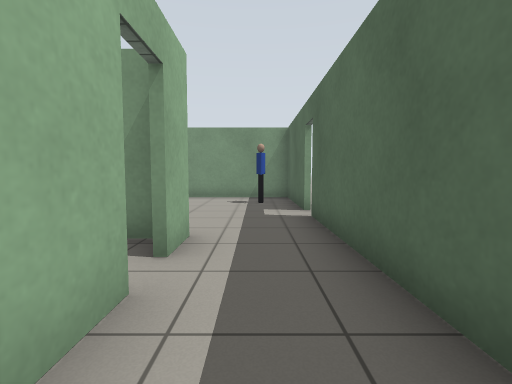
[1] (above)

24 first-person views from a walk through a Gazebo world. The camera is 0.9 m above the floor, tilts 4° down and sees 85° across. The floor is counted in squares, 1 m on a side. Each view is taken from the middle of a square. On the plan, view 1 faces up. The plan holds only what a view shows up to about 11 squares ahead; the rest is blank. Robots are left out. Gazebo's built-in surfaces are drawn with simple patterns. Some stock models are drawn as simple stand-ins.

[2]
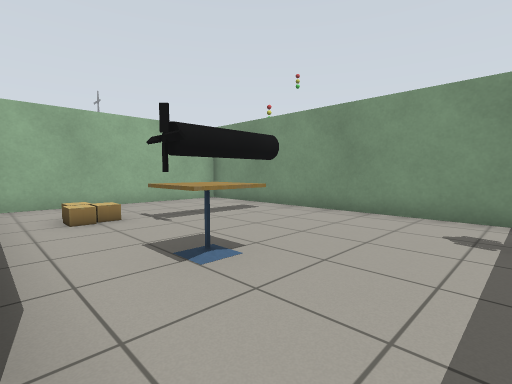

[3]
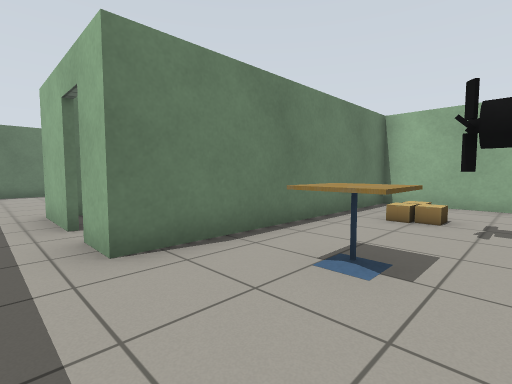

[4]
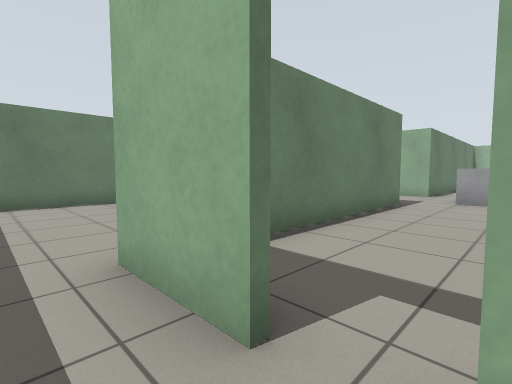

[5]
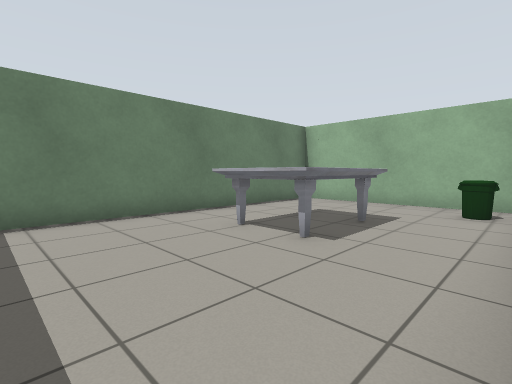

[6]
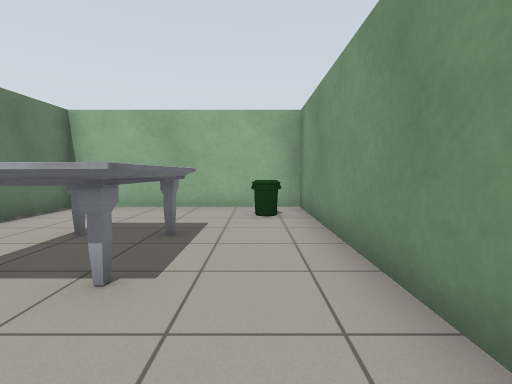

[7]
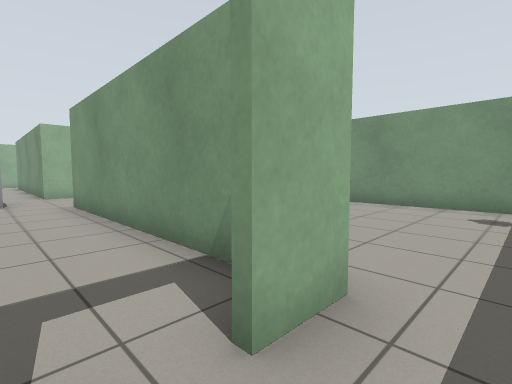

[8]
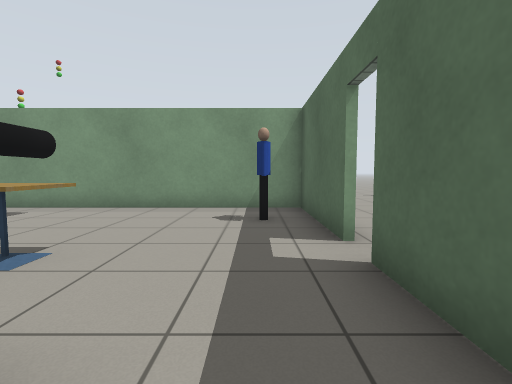

[9]
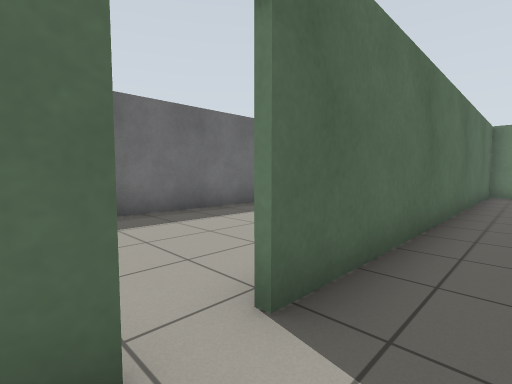

[10]
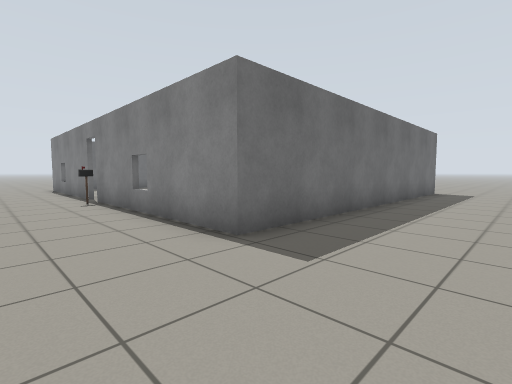

[11]
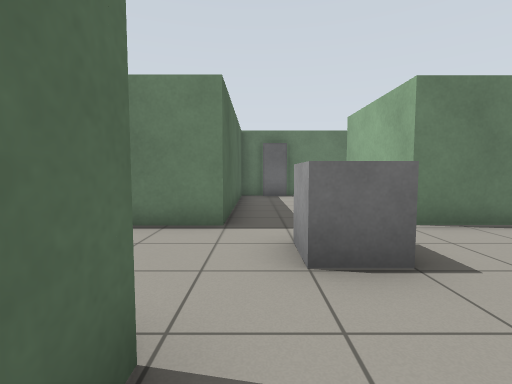

[12]
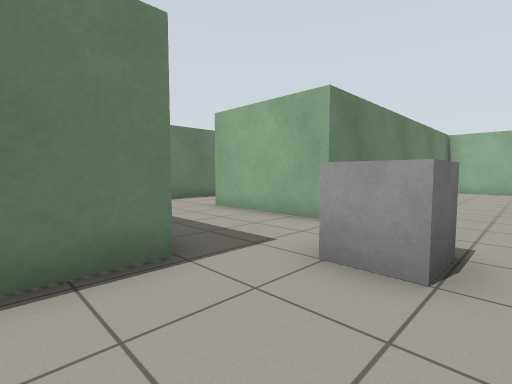

[13]
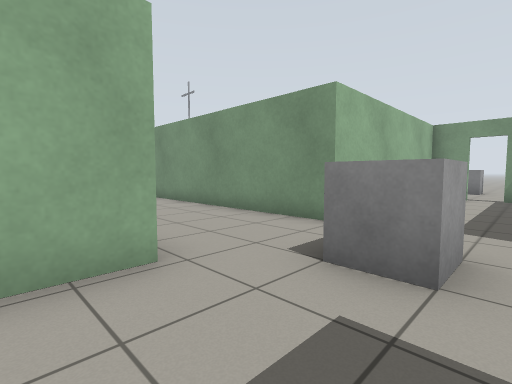

[14]
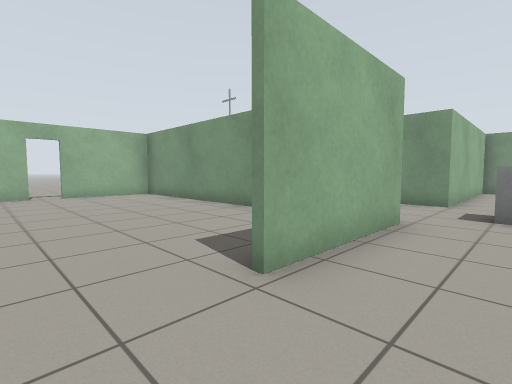

[15]
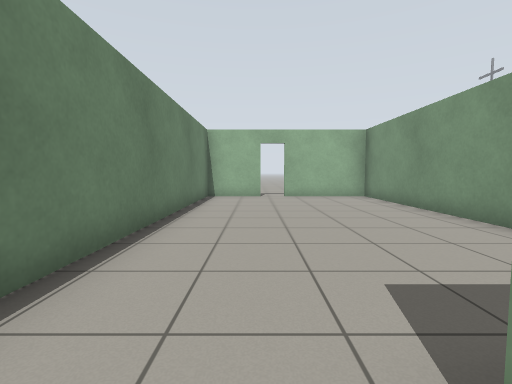

[16]
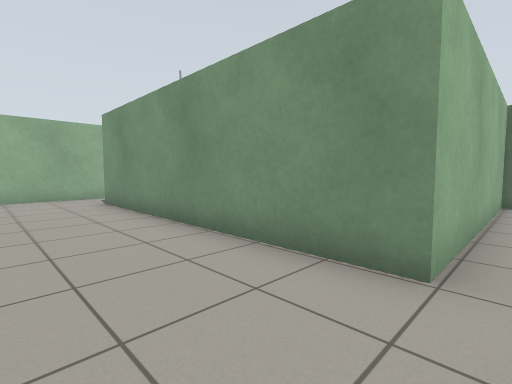

[17]
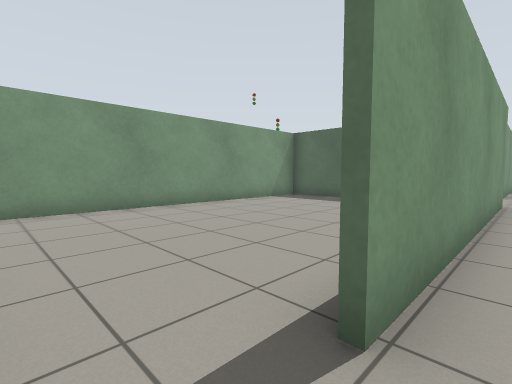

[18]
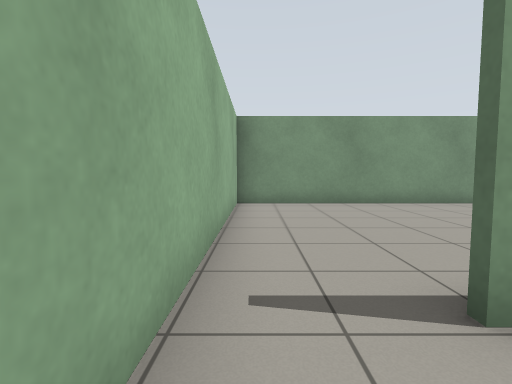

[19]
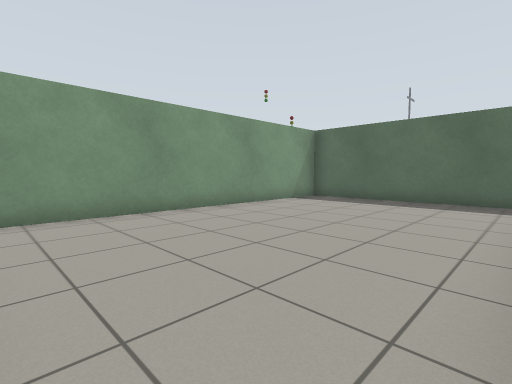

[20]
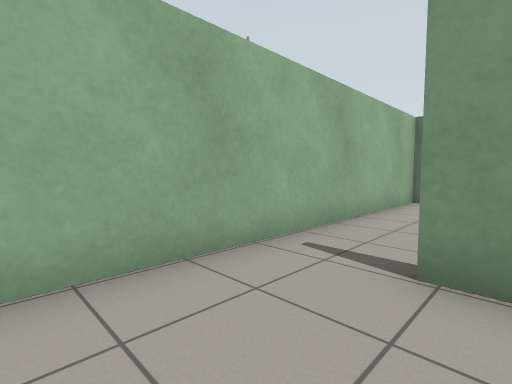

[21]
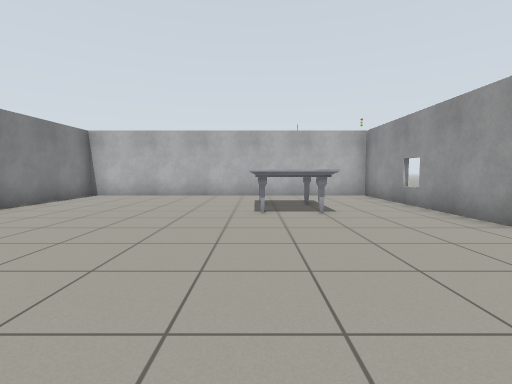

[22]
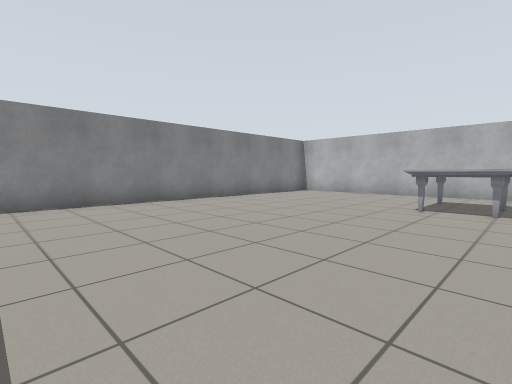

[23]
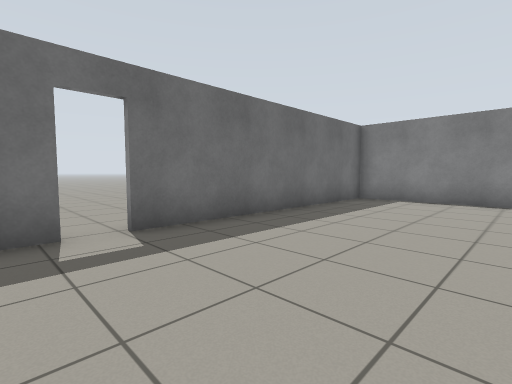

[24]
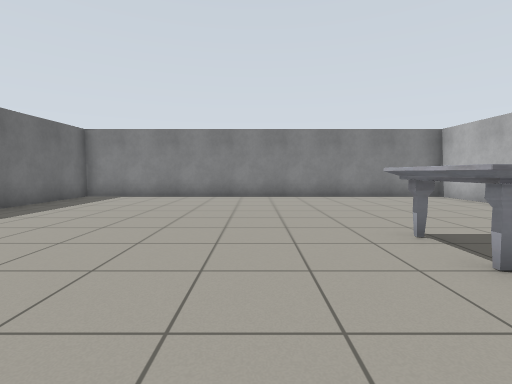

### Floor plan
Key: @ floor where view 1 was taken; # wall or solid block; . floor; D open door; P person; B cardboard box; T cafe table; I bin; M marble table; L door leaf; O other object.
Columns run from 22 left of view 1 to 21 right of it. Each row starts with its distance up from view 1.
 13                          ...... ....
 12                          ..............
 11                          .........O....
 10 ############D########### ...LLLLLLL.LLL
  9 #.........#...#..O.....#....L............L
  8 #.........#...#..O....P#....L..M M..........
  7 #.........#...#..OO....#....L..M M.......L..
  6 #.........#...#.B..TT..D....L..M M.......L
  5 #.........#...#.B......#....L............L
  4 #..########...########.# ...L............L
  3 #....................D.# ...L............L
  2 #...........O........D.#  ..L............L
  1 #....................#.#  ..L............L
  0 ###########...########@#  ..LLLLLLLLLLLLLL
 -1 #.........#...#I.......#
 -2 #.........#...#..MMM...#
 -3 D.........#...#..  M...#
 -4 D.............#..M M...#
 -5 #.............#........#
 -6 ############L###########

Where each view was taken, in squares from view 1:
view 1: 0 up, 0 right, facing up
view 2: 4 up, 0 right, facing up-left
view 3: 7 up, 0 right, facing down-left
view 4: 3 up, 0 right, facing down-left
view 5: 0 up, 0 right, facing down-left
view 6: 1 down, 1 left, facing left
view 7: 2 up, 0 right, facing up-left
view 8: 3 up, 0 right, facing up
view 9: 7 up, 0 right, facing down-right
view 10: 13 up, 3 right, facing down-right
view 11: 5 up, 9 left, facing down
view 12: 3 up, 7 left, facing down-left
view 13: 1 down, 9 left, facing up-left
view 14: 5 down, 10 left, facing up-left
view 15: 4 down, 11 left, facing left
view 16: 1 up, 11 left, facing up-left
view 17: 3 up, 21 left, facing up-right
view 18: 2 up, 21 left, facing up
view 19: 4 up, 21 left, facing up-right
view 20: 1 up, 19 left, facing up-left
view 21: 6 up, 17 right, facing left
view 22: 8 up, 18 right, facing down-left
view 23: 9 up, 15 right, facing down-right
view 24: 10 up, 13 right, facing down
